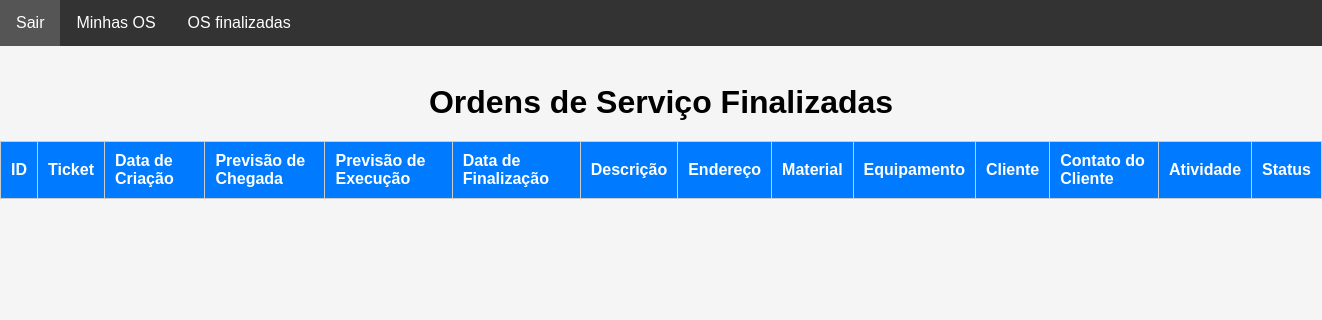
Page /main/os_finalizadas/ (signed in) on the earlier database version.
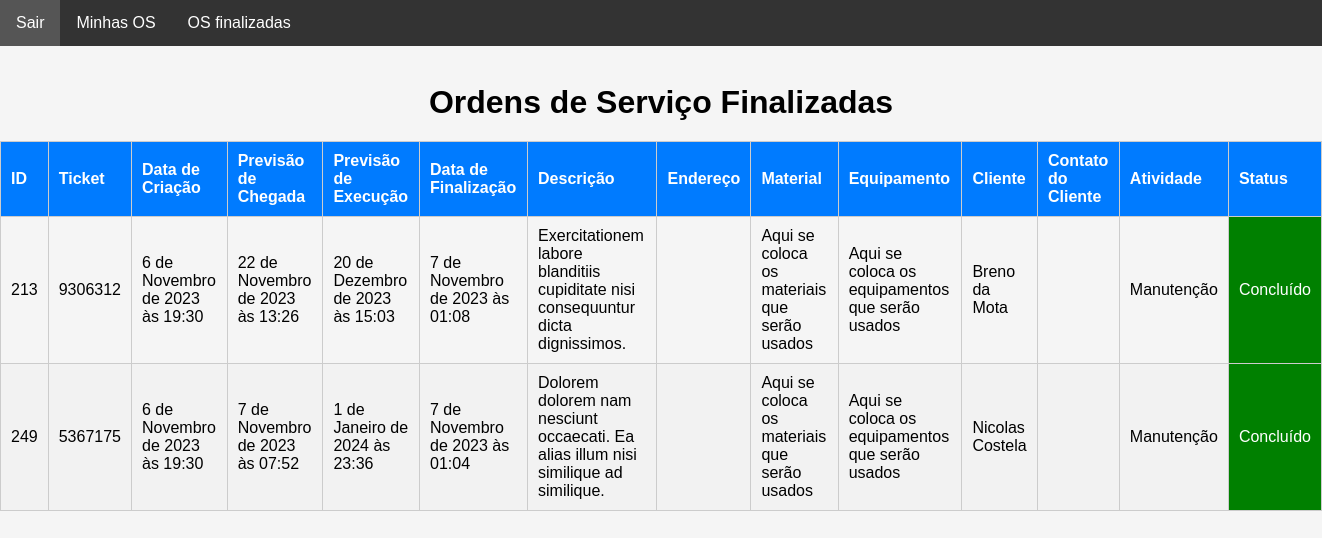
Same page on the later database version.
### staff/models.py (models this page shows, shortened)
class HistoricoOsFinalizada(models.Model):
    ordem_de_servico = models.ForeignKey(
        OrdemDeServico, on_delete=models.CASCADE, related_name="historico_os"
    )
    data_finalizada = models.DateTimeField(auto_now_add=True)
    nome_cliente = models.CharField(max_length=30, null=False)
    rg_cliente = models.CharField(max_length=11, null=False)
    observacoes = models.TextField(max_length=400)
    foto = models.ImageField(upload_to="img/historico_os_finalizada/")

class OrdemDeServico(models.Model):
    ticket = models.CharField(max_length=200)
    tecnico = models.ForeignKey(
        CustomUser, on_delete=models.CASCADE, related_name="ordens_técnico"
    )
    staff = models.ForeignKey(
        CustomUser, on_delete=models.CASCADE, related_name="ordens_staff"
    )
    descricao = models.TextField(max_length=600)
    previsao_chegada = models.DateTimeField()
    previsao_execucao = models.DateTimeField()
    material = models.CharField(max_length=100, validators=[MinLengthValidator(3)])
    equipamento = models.CharField(max_length=100, validators=[MinLengthValidator(3)])
    data_criacao = models.DateTimeField(auto_now_add=True)
    cliente = models.ForeignKey(Cliente, on_delete=models.CASCADE)
    contrato = models.CharField(max_length=700, null=True, blank=True)
    atividade = models.CharField(max_length=50, choices=ACTIVITY_CHOICES)
    status_tecnico = models.CharField(max_length=50, choices=TECNICAL_CHOICES)
    status = models.CharField(
        max_length=10, choices=STATUS_CHOICES, default="Aguardando"
    )

class Cliente(models.Model):
    nome = models.CharField(max_length=50, validators=[MinLengthValidator(3)])
    rg = models.CharField(max_length=11, validators=[MinLengthValidator(3)])
    endereco = models.ForeignKey(Endereco, on_delete=models.CASCADE)
    telefone1 = models.CharField(max_length=11, validators=[MinLengthValidator(3)])
    telefone2 = models.CharField(max_length=11, validators=[MinLengthValidator(3)])
    def __str__(self):
        return self.nome

### main/views.py (the view)
# urls.py: path("os_finalizadas/", views.os_finalizadas, name="os_finalizadas"),
@user_passes_test(is_tecnico)
def os_finalizadas(request):
    try:
        user = request.user
        ordens_finalizadas = OrdemDeServico.objects.filter(
            tecnico=user, status="Concluído"
        )
        historicos = []
        for ordem in ordens_finalizadas:
            historicos_ordem = HistoricoOsFinalizada.objects.filter(
                ordem_de_servico=ordem
            )
            historicos.extend(historicos_ordem)
        return render(
            request,
            "os_finalizadas.html",
            {
                "ordens_finalizadas": ordens_finalizadas,
                "historicos": historicos,
                "user": user,
            },
        )
    except Exception as e:
        return render(request, "error.html", {"error_message": str(e)})

### main/helpers.py (called while the page is built)
def is_tecnico(user):
    return user.groups.filter(name="Técnico").exists()

### main/templates/os_finalizadas.html (shortened to what this page needs)
<!DOCTYPE html>
<html lang="en">
  <head>
  </head>
  <body>
    <nav class="navbar">
      <ul>
          <li><a href="{% url 'sair' %}">Sair</a></li>
          <li><a href="{% url 'minhas_ordens_de_servico' %}">Minhas OS</a></li>
          <li><a href="{% url 'ordens_finalizadas' %}">OS finalizadas</a></li>
      </ul>
  </nav>
  <br>
    <h1>Ordens de Serviço Finalizadas</h1>
    <table>
      <thead>
        <tr>
          <th>ID</th>
          <th>Ticket</th>
          <th>Data de Criação</th>
          <th>Previsão de Chegada</th>
          <th>Previsão de Execução</th>
          <th>Data de Finalização</th>
          <th>Descrição</th>
          <th>Endereço</th>
          <th>Material</th>
          <th>Equipamento</th>
          <th>Cliente</th>
          <th>Contato do Cliente</th>
          <th>Atividade</th>
          <th>Status</th>
        </tr>
      </thead>
      <tbody>
        {% for historico in historicos %}
        <tr>
          <td>{{ historico.ordem_de_servico.id }}</td>
          <td>{{ historico.ordem_de_servico.ticket }}</td>
          <td>{{ historico.ordem_de_servico.data_criacao }}</td>
          <td>{{ historico.ordem_de_servico.previsao_chegada }}</td>
          <td>{{ historico.ordem_de_servico.previsao_execucao }}</td>
          <td>{{ historico.data_finalizada }}</td>
          <td>{{ historico.ordem_de_servico.descricao }}</td>
          <td>{{ historico.ordem_de_servico.endereco }}</td>
          <td>{{ historico.ordem_de_servico.material }}</td>
          <td>{{ historico.ordem_de_servico.equipamento }}</td>
          <td>{{ historico.ordem_de_servico.cliente }}</td>
          <td>{{ historico.ordem_de_servico.contato_cliente }}</td>
          <td>{{ historico.ordem_de_servico.atividade }}</td>
          <td class="status-concluido">{{ historico.ordem_de_servico.status }}</td>
        </tr>
        {% endfor %}
      </tbody>
    </table>
  </body>
</html>

### main/templates/os_finalizadas.html (style rules this page uses)
* { margin: 0; padding: 0; box-sizing: border-box; }
body { font-family: Arial, sans-serif; background-color: #f5f5f5; margin: 0; padding: 0; }
h1 { text-align: center; margin-top: 20px; }
table { width: 100%; border-collapse: collapse; border-spacing: 0; margin: 20px auto; }
table td, table th { padding: 10px; border: 1px solid #ccc; text-align: left; }
table th { background-color: #007bff; color: #fff; }
table tr:nth-child(even) { background-color: #f2f2f2; }
.status-concluido { background-color: green; color: white; }
.navbar { background-color: #333; overflow: hidden; }
.navbar ul { list-style-type: none; }
.navbar li { float: left; }
.navbar a { display: block; color: white; text-align: center; padding: 14px 16px; text-decoration: none; }

Differences in the rows shown:
added HistoricoOsFinalizada: ordem_de_servico.id "213", ordem_de_servico.ticket "9306312", ordem_de_servico.data_criacao "6 de Novembro de 2023 às 19:30", ordem_de_servico.previsao_chegada "22 de Novembro de 2023 às 13:26", ordem_de_servico.previsao_execucao "20 de Dezembro de 2023 às 15:03", data_finalizada "7 de Novembro de 2023 às 01:08", ordem_de_servico.descricao "Exercitationem labore blanditiis cupiditate nisi consequuntur dicta dignissimos.", ordem_de_servico.material "Aqui se coloca os materiais que serão usados", ordem_de_servico.equipamento "Aqui se coloca os equipamentos que serão usados", ordem_de_servico.cliente "Breno da Mota", ordem_de_servico.atividade "Manutenção", ordem_de_servico.status "Concluído"
added HistoricoOsFinalizada: ordem_de_servico.id "249", ordem_de_servico.ticket "5367175", ordem_de_servico.data_criacao "6 de Novembro de 2023 às 19:30", ordem_de_servico.previsao_chegada "7 de Novembro de 2023 às 07:52", ordem_de_servico.previsao_execucao "1 de Janeiro de 2024 às 23:36", data_finalizada "7 de Novembro de 2023 às 01:04", ordem_de_servico.descricao "Dolorem dolorem nam nesciunt occaecati. Ea alias illum nisi similique ad similique.", ordem_de_servico.material "Aqui se coloca os materiais que serão usados", ordem_de_servico.equipamento "Aqui se coloca os equipamentos que serão usados", ordem_de_servico.cliente "Nicolas Costela", ordem_de_servico.atividade "Manutenção", ordem_de_servico.status "Concluído"
